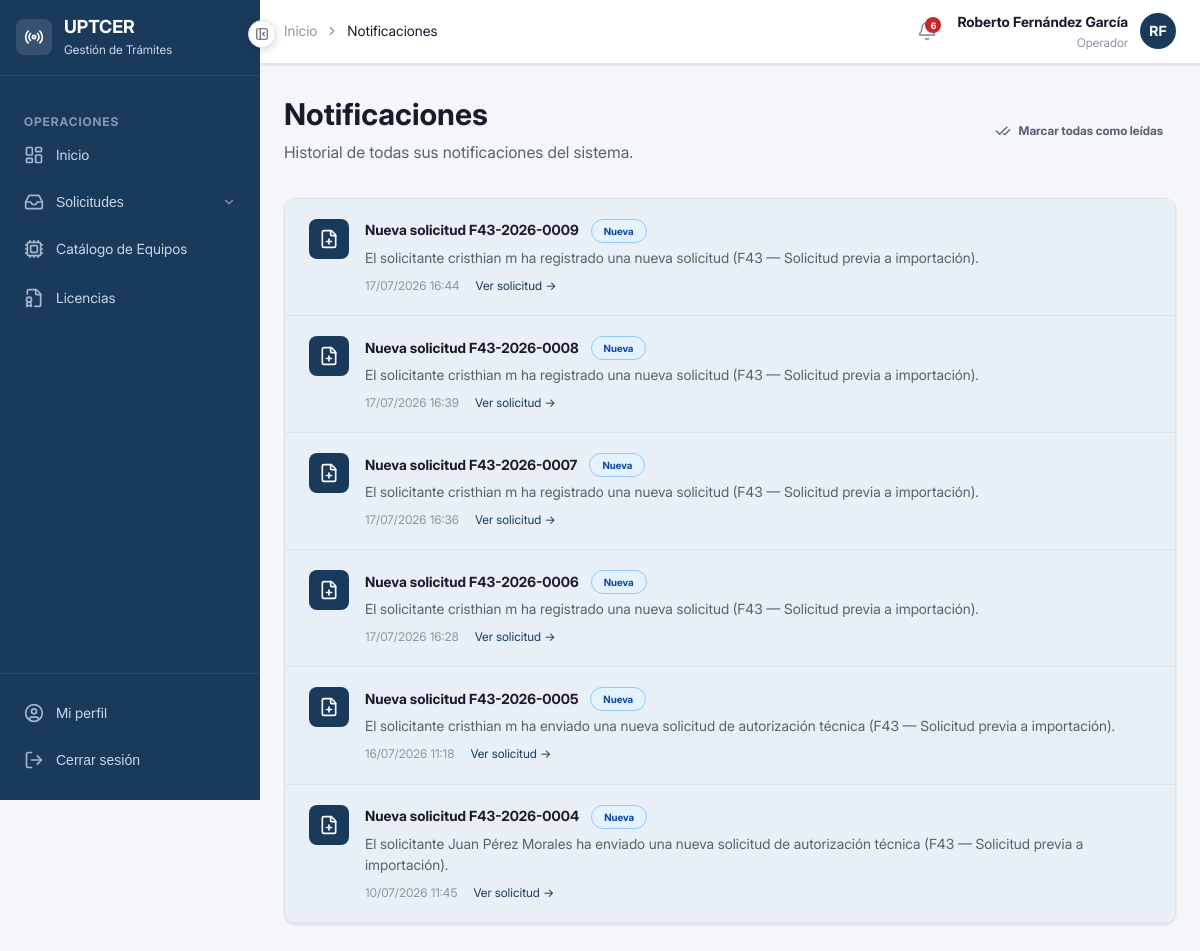
/notificaciones/ (signed in), run on the app's committed database.
### apps/accounts/models.py (models this page shows, shortened)
class Usuario(AbstractBaseUser, PermissionsMixin):
    ROL_PERSONA_NATURAL  = 'persona_natural'
    ROL_OPERADOR         = 'operador'
    ROL_ESPECIALISTA     = 'especialista'
    ROL_ADUANA           = 'aduana'
    ROL_DIRECTIVO        = 'directivo'
    ROLES = [
        (ROL_PERSONA_NATURAL, 'Persona Natural'),
        (ROL_OPERADOR,        'Operador'),
        (ROL_ESPECIALISTA,    'Especialista Técnico'),
        (ROL_ADUANA,          'Aduana'),
        (ROL_DIRECTIVO,       'Directivo'),
    ]
    username        = models.CharField('Usuario', max_length=150, unique=True)
    email           = models.EmailField('Correo electrónico', unique=True)
    nombre          = models.CharField('Nombre', max_length=100)
    apellidos       = models.CharField('Apellidos', max_length=100)
    rol             = models.CharField('Rol', max_length=30, choices=ROLES, default=ROL_PERSONA_NATURAL)
    telefono        = models.CharField('Teléfono', max_length=20, blank=True)
    activo          = models.BooleanField('Activo', default=True)
    fecha_registro  = models.DateTimeField('Fecha de registro', auto_now_add=True)
    is_active       = models.BooleanField(default=True)
    is_staff        = models.BooleanField(default=False)
    objects = UsuarioManager()
    USERNAME_FIELD  = 'username'
    REQUIRED_FIELDS = ['email', 'nombre', 'apellidos']
    class Meta:
        verbose_name        = 'Usuario'
        verbose_name_plural = 'Usuarios'
        ordering            = ['apellidos', 'nombre']
    def get_nombre_completo(self):
        return f'{self.nombre} {self.apellidos}'
    @property
    def es_persona_natural(self):
        return self.rol == self.ROL_PERSONA_NATURAL
    @property
    def es_operador(self):
        return self.rol == self.ROL_OPERADOR
    @property
    def es_especialista(self):
        return self.rol == self.ROL_ESPECIALISTA
    @property
    def es_aduana(self):
        return self.rol == self.ROL_ADUANA
    @property
    def es_directivo(self):
        return self.rol == self.ROL_DIRECTIVO

### apps/notificaciones/models.py (models this page shows, shortened)
class Notificacion(models.Model):
    TIPO_SOLICITUD_NUEVA      = 'solicitud_nueva'
    TIPO_DERIVADA_ESPECIALISTA = 'derivada_especialista'
    TIPO_CAMBIO_ESTADO        = 'cambio_estado'
    TIPO_CRITERIO_TECNICO     = 'criterio_tecnico'
    TIPO_GENERAL              = 'general'
    TIPOS = [
        (TIPO_SOLICITUD_NUEVA,       'Nueva solicitud'),
        (TIPO_DERIVADA_ESPECIALISTA, 'Derivada al especialista'),
        (TIPO_CAMBIO_ESTADO,         'Cambio de estado'),
        (TIPO_CRITERIO_TECNICO,      'Criterio técnico emitido'),
        (TIPO_GENERAL,               'General'),
    ]
    destinatario    = models.ForeignKey(
                        settings.AUTH_USER_MODEL,
                        on_delete=models.CASCADE,
                        related_name='notificaciones',
                        verbose_name='Destinatario'
                      )
    tipo            = models.CharField('Tipo', max_length=30, choices=TIPOS, default=TIPO_GENERAL)
    titulo          = models.CharField('Título', max_length=200)
    mensaje         = models.TextField('Mensaje')
    solicitud       = models.ForeignKey(
                        'solicitudes.Solicitud',
                        on_delete=models.CASCADE,
                        null=True,
                        blank=True,
                        related_name='notificaciones',
                        verbose_name='Solicitud relacionada'
                      )
    leida           = models.BooleanField('Leída', default=False)
    fecha_creacion  = models.DateTimeField('Fecha de creación', auto_now_add=True)
    fecha_lectura   = models.DateTimeField('Fecha de lectura', null=True, blank=True)
    class Meta:
        verbose_name        = 'Notificación'
        verbose_name_plural = 'Notificaciones'
        ordering            = ['-fecha_creacion']
    @property
    def clase_icono(self):
        mapa = {
            self.TIPO_SOLICITUD_NUEVA:       'file-plus',
            self.TIPO_DERIVADA_ESPECIALISTA: 'alert-circle',
            self.TIPO_CAMBIO_ESTADO:         'refresh-cw',
            self.TIPO_CRITERIO_TECNICO:      'clipboard-check',
            self.TIPO_GENERAL:               'bell',
        }
        return mapa.get(self.tipo, 'bell')

### apps/notificaciones/views.py (the view)
# urls.py: path('',              views.lista_notificaciones, name='lista'),
@never_cache
@login_required
def lista_notificaciones(request):
    notificaciones = Notificacion.objects.filter(
        destinatario=request.user
    ).select_related('solicitud').order_by('-fecha_creacion')
    paginator = Paginator(notificaciones, 20)
    pagina = request.GET.get('pagina', 1)
    try:
        notificaciones_pagina = paginator.page(pagina)
    except PageNotAnInteger:
        notificaciones_pagina = paginator.page(1)
    except EmptyPage:
        notificaciones_pagina = paginator.page(paginator.num_pages)
    return render(request, 'notificaciones/lista.html', {
        'notificaciones': notificaciones_pagina,
        'paginator': paginator,
    })

### apps/core/context_processors.py (called while the page is built)
def static_version(request):
    return {
        'STATIC_VERSION': settings.STATIC_VERSION,
    }

### templates/notificaciones/lista.html (shortened to what this page needs)
{% extends 'base/base.html' %}
{% block breadcrumb %}
<li style="display:flex;align-items:center;gap:var(--espacio-2);">
  <i data-lucide="chevron-right" style="width:14px;height:14px;"></i>
  <span style="color:var(--color-texto-principal);font-weight:var(--peso-medio);">Notificaciones</span>
</li>
{% endblock %}
{% block contenido %}
<div class="pagina-cabecera" style="display:flex;align-items:center;justify-content:space-between;flex-wrap:wrap;gap:var(--espacio-4);">
  <div>
    <h1 class="pagina-titulo">Notificaciones</h1>
    <p class="pagina-subtitulo">Historial de todas sus notificaciones del sistema.</p>
  </div>
  <button type="button" class="btn btn-ghost btn-sm" onclick="marcarTodasLeidas()" id="btn-marcar-todas">
    <i data-lucide="check-check" style="width:16px;height:16px;"></i>
    Marcar todas como leídas
  </button>
</div>
<div class="tarjeta">
  <div class="tarjeta-cuerpo" style="padding:0;">
    {% if notificaciones %}
      <div style="display:flex;flex-direction:column;">
        {% for n in notificaciones %}
        <div style="
          display:flex;
          align-items:flex-start;
          gap:var(--espacio-4);
          padding:var(--espacio-5) var(--espacio-6);
          border-bottom:1px solid var(--color-borde);
          {% if not n.leida %}background-color:var(--color-primario-light);{% endif %}
          transition:var(--transicion-rapida);
        ">
          <div style="
            width:40px;height:40px;border-radius:var(--radio-md);
            flex-shrink:0;display:flex;align-items:center;justify-content:center;
            {% if not n.leida %}
              background-color:var(--color-primario);color:white;
            {% else %}
              background-color:var(--color-fondo);color:var(--color-texto-muted);
            {% endif %}
          ">
            <i data-lucide="{{ n.clase_icono }}" style="width:20px;height:20px;"></i>
          </div>
          <div style="flex:1;">
            <div style="display:flex;align-items:center;gap:var(--espacio-3);margin-bottom:var(--espacio-1);">
              <span style="font-size:var(--texto-sm);font-weight:var(--peso-semi);color:var(--color-texto-principal);">
                {{ n.titulo }}
              </span>
              {% if not n.leida %}
                <span class="badge badge-revision" style="font-size:10px;">Nueva</span>
              {% endif %}
            </div>
            <p style="font-size:var(--texto-sm);color:var(--color-texto-secundario);margin-bottom:var(--espacio-2);line-height:1.5;">
              {{ n.mensaje }}
            </p>
            <div style="display:flex;align-items:center;gap:var(--espacio-4);">
              <span style="font-size:var(--texto-xs);color:var(--color-texto-muted);">
                {{ n.fecha_creacion|date:"d/m/Y H:i" }}
              </span>
              {% if n.solicitud %}
                <a href="{% url 'notificaciones:marcar_leida' n.pk %}"
                  style="font-size:var(--texto-xs);color:var(--color-primario);text-decoration:none;font-weight:var(--peso-medio);">
                  Ver solicitud →
                </a>
              {% endif %}
            </div>
          </div>
        </div>
        {% endfor %}
      </div>
    {% endif %}
  </div>
</div>
{% endblock %}

### templates/base/base.html (shortened to what this page needs)
<!DOCTYPE html>
<html lang="es">
<head>
  {% load static %}
  <link rel="stylesheet" href="{% static 'css/global.css' %}?v={{ STATIC_VERSION }}">
  <link rel="stylesheet" href="{% static 'css/toast.css' %}">
  <link rel="stylesheet" href="{% static 'css/modal.css' %}">
  <link rel="stylesheet" href="{% static 'css/componentes.css' %}">
  <link rel="stylesheet" href="{% static 'css/fonts.css' %}">
</head>
<body>
<div class="layout-wrapper">
  <aside class="layout-sidebar" id="sidebar">
    <div class="sidebar-logo">
      <div style="width:36px;height:36px;background:rgba(255,255,255,0.12);border-radius:8px;display:flex;align-items:center;justify-content:center;flex-shrink:0;">
        <i data-lucide="radio" style="width:20px;height:20px;color:white;"></i>
      </div>
      <div class="sidebar-logo-info">
        <div class="sidebar-logo-texto">UPTCER</div>
        <div class="sidebar-logo-subtexto">Gestión de Trámites</div>
      </div>
    </div>
    <nav class="sidebar-nav">
      {% if user.es_operador %}
        <div class="sidebar-seccion-titulo">Operaciones</div>
        <a href="{% url 'accounts:dashboard' %}" class="sidebar-enlace {% block nav_op_inicio %}{% endblock %}" data-tooltip="Inicio">
          <i data-lucide="layout-dashboard" class="icono"></i>
          <span class="sidebar-enlace-texto">Inicio</span>
        </a>
        <button type="button"
          class="sidebar-enlace {% block nav_solicitudes %}{% endblock %}"
          data-tooltip="Solicitudes"
          onclick="toggleDropdownSolicitudes()"
          id="btn-dropdown-solicitudes"
          style="width:100%;background:none;border:none;cursor:pointer;text-align:left;">
          <i data-lucide="inbox" class="icono"></i>
          <span class="sidebar-enlace-texto">Solicitudes</span>
          <i data-lucide="chevron-down" class="sidebar-enlace-flecha"></i>
        </button>
        <a href="{% url 'equipos:lista' %}" class="sidebar-enlace {% block nav_equipos %}{% endblock %}" data-tooltip="Catálogo de Equipos">
          <i data-lucide="cpu" class="icono"></i>
          <span class="sidebar-enlace-texto">Catálogo de Equipos</span>
        </a>
        <a href="{% url 'licencias:lista' %}" class="sidebar-enlace {% block nav_licencias %}{% endblock %}" data-tooltip="Licencias">
          <i data-lucide="file-badge" class="icono"></i>
          <span class="sidebar-enlace-texto">Licencias</span>
        </a>
      {% endif %}
    </nav>
    <div class="sidebar-pie">
      <a href="{% url 'accounts:perfil' %}" class="sidebar-enlace" data-tooltip="Mi perfil">
        <i data-lucide="user-circle" class="icono"></i>
        <span class="sidebar-enlace-texto">Mi perfil</span>
      </a>
      <form method="post" action="{% url 'accounts:logout' %}">
        <button type="submit" class="sidebar-enlace" data-tooltip="Cerrar sesión"
          style="width:100%;background:none;border:none;cursor:pointer;text-align:left;">
          <i data-lucide="log-out" class="icono"></i>
          <span class="sidebar-enlace-texto">Cerrar sesión</span>
        </button>
      </form>
    </div>
  </aside>
  <div class="layout-main">
    <header class="layout-navbar">
      <nav aria-label="Ruta de navegación" style="flex:1;">
        <ol style="list-style:none;display:flex;align-items:center;gap:var(--espacio-2);font-size:var(--texto-sm);color:var(--color-texto-muted);">
          <li><a href="{% url 'accounts:dashboard' %}" style="color:var(--color-texto-muted);text-decoration:none;">Inicio</a></li>
          {% block breadcrumb %}{% endblock %}
        </ol>
      </nav>
      <div style="display:flex;align-items:center;gap:var(--espacio-3);">
        <a href="{% url 'notificaciones:lista' %}"
          id="btn-notificaciones"
          style="position:relative;width:36px;height:36px;border-radius:var(--radio-md);display:flex;align-items:center;justify-content:center;color:var(--color-texto-muted);background:transparent;border:none;cursor:pointer;text-decoration:none;transition:var(--transicion-rapida);"
          onmouseenter="this.style.background='var(--color-fondo)';this.style.color='var(--color-texto-principal)'"
          onmouseleave="this.style.background='transparent';this.style.color='var(--color-texto-muted)'"
          title="Notificaciones"
        >
          <span id="badge-notificaciones"
            style="display:none;position:absolute;top:4px;right:4px;width:16px;height:16px;border-radius:50%;background-color:var(--color-acento);color:white;font-size:9px;font-weight:700;align-items:center;justify-content:center;line-height:1;font-family:var(--fuente-principal);">
          </span>
        </a>
        <div style="text-align:right;">
          <div style="font-size:var(--texto-sm);font-weight:var(--peso-semi);color:var(--color-texto-principal);">
            {{ user.get_nombre_completo }}
          </div>
          <div style="font-size:var(--texto-xs);color:var(--color-texto-muted);">
            {{ user.get_rol_display }}
          </div>
        </div>
        <div style="width:36px;height:36px;border-radius:50%;background-color:var(--color-primario);display:flex;align-items:center;justify-content:center;color:white;font-size:var(--texto-sm);font-weight:var(--peso-bold);">
          {{ user.nombre|first|upper }}{{ user.apellidos|first|upper }}
        </div>
      </div>
    </header>
    <main class="layout-contenido">
      {% block contenido %}{% endblock %}
    </main>
  </div>
</div>
<button
  id="btn-colapsar"
  class="btn-colapsar-sidebar"
  onclick="alternarSidebar()"
  title="Colapsar menú"
  aria-label="Colapsar menú"
>
  <i data-lucide="panel-left-close" id="icono-colapsar" style="width:14px;height:14px;"></i>
</button>
</body>
</html>

### templates/base/base.html (style rules this page uses)
body { font-family: 'Inter', -apple-system, BlinkMacSystemFont, 'Segoe UI', Roboto, sans-serif; }

### data on the page
Usuario: get_nombre_completo "Roberto Fernández García", rol "Operador", nombre|first "R", apellidos|first "F"
Notificacion: titulo "Nueva solicitud F43-2026-0009", leida "Nueva", mensaje "El solicitante cristhian m ha registrado una nueva solicitud (F43 — Solicitud previa a importación).", fecha_creacion "17/07/2026 16:44", shows "Ver solicitud →"
Notificacion: titulo "Nueva solicitud F43-2026-0008", leida "Nueva", mensaje "El solicitante cristhian m ha registrado una nueva solicitud (F43 — Solicitud previa a importación).", fecha_creacion "17/07/2026 16:39", shows "Ver solicitud →"
Notificacion: titulo "Nueva solicitud F43-2026-0007", leida "Nueva", mensaje "El solicitante cristhian m ha registrado una nueva solicitud (F43 — Solicitud previa a importación).", fecha_creacion "17/07/2026 16:36", shows "Ver solicitud →"
Notificacion: titulo "Nueva solicitud F43-2026-0006", leida "Nueva", mensaje "El solicitante cristhian m ha registrado una nueva solicitud (F43 — Solicitud previa a importación).", fecha_creacion "17/07/2026 16:28", shows "Ver solicitud →"
Notificacion: titulo "Nueva solicitud F43-2026-0005", leida "Nueva", mensaje "El solicitante cristhian m ha enviado una nueva solicitud de autorización técnica (F43 — Solicitud previa a importación).", fecha_creacion "16/07/2026 11:18", shows "Ver solicitud →"
Notificacion: titulo "Nueva solicitud F43-2026-0004", leida "Nueva", mensaje "El solicitante Juan Pérez Morales ha enviado una nueva solicitud de autorización técnica (F43 — Solicitud previa a importación).", fecha_creacion "10/07/2026 11:45", shows "Ver solicitud →"
